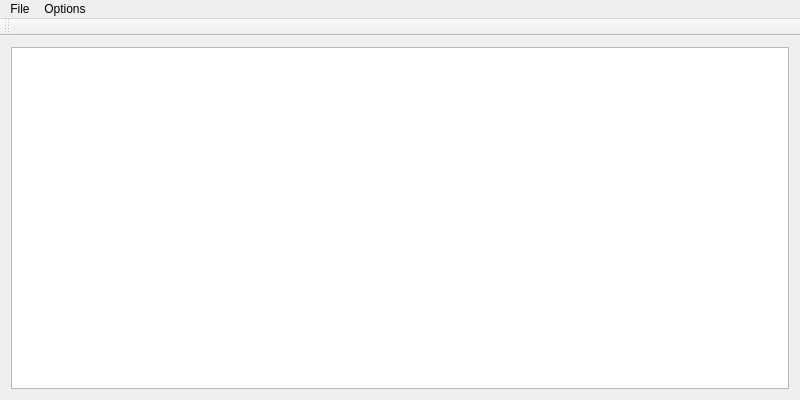
<?xml version="1.0" encoding="UTF-8"?>
<ui version="4.0">
 <class>MainWindow</class>
 <widget class="QMainWindow" name="MainWindow">
  <property name="geometry">
   <rect>
    <x>0</x>
    <y>0</y>
    <width>800</width>
    <height>400</height>
   </rect>
  </property>
  <property name="windowTitle">
   <string>Bitspace Loader</string>
  </property>
  <widget class="QWidget" name="centralWidget">
   <layout class="QVBoxLayout" name="verticalLayout">
    <item>
     <widget class="QTableView" name="tableView">
      <property name="alternatingRowColors">
       <bool>true</bool>
      </property>
      <attribute name="horizontalHeaderVisible">
       <bool>true</bool>
      </attribute>
      <attribute name="horizontalHeaderStretchLastSection">
       <bool>true</bool>
      </attribute>
      <attribute name="verticalHeaderVisible">
       <bool>false</bool>
      </attribute>
      <attribute name="verticalHeaderVisible">
       <bool>false</bool>
      </attribute>
      <attribute name="horizontalHeaderStretchLastSection">
       <bool>true</bool>
      </attribute>
      <attribute name="horizontalHeaderVisible">
       <bool>true</bool>
      </attribute>
     </widget>
    </item>
   </layout>
  </widget>
  <widget class="QMenuBar" name="menuBar">
   <property name="geometry">
    <rect>
     <x>0</x>
     <y>0</y>
     <width>800</width>
     <height>23</height>
    </rect>
   </property>
   <widget class="QMenu" name="menuFile">
    <property name="title">
     <string>File</string>
    </property>
    <addaction name="actionQuit"/>
   </widget>
   <widget class="QMenu" name="menuOptions">
    <property name="title">
     <string>Options</string>
    </property>
    <addaction name="actionOptions"/>
   </widget>
   <addaction name="menuFile"/>
   <addaction name="menuOptions"/>
  </widget>
  <widget class="QToolBar" name="mainToolBar">
   <property name="toolButtonStyle">
    <enum>Qt::ToolButtonTextUnderIcon</enum>
   </property>
   <attribute name="toolBarArea">
    <enum>TopToolBarArea</enum>
   </attribute>
   <attribute name="toolBarBreak">
    <bool>false</bool>
   </attribute>
  </widget>
  <action name="actionQuit">
   <property name="text">
    <string>Quit</string>
   </property>
  </action>
  <action name="actionOptions">
   <property name="text">
    <string>Options…</string>
   </property>
  </action>
 </widget>
 <layoutdefault spacing="6" margin="11"/>
 <resources/>
 <connections/>
</ui>
